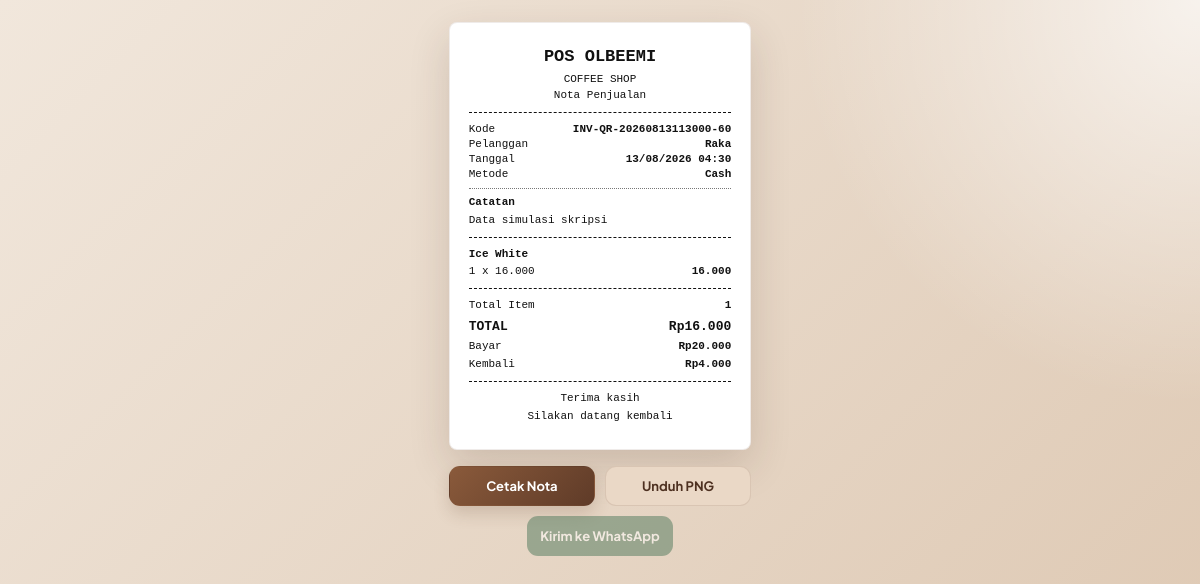
The app's page /transaksi/struk.php?id=63 with its own data.
### tables this page shows
CREATE TABLE `transaksi` (
  `id` int(11) NOT NULL AUTO_INCREMENT,
  `kode_transaksi` varchar(50) NOT NULL,
  `metode_pembayaran` enum('Cash','QRIS') NOT NULL,
  `subtotal` decimal(12,2) NOT NULL DEFAULT 0.00,
  `bayar` decimal(12,2) NOT NULL DEFAULT 0.00,
  `kembalian` decimal(12,2) NOT NULL DEFAULT 0.00,
  `total_profit` decimal(12,2) NOT NULL DEFAULT 0.00,
  `created_at` timestamp NOT NULL DEFAULT current_timestamp(),
  PRIMARY KEY (`id`),
  UNIQUE KEY `kode_transaksi` (`kode_transaksi`)
);

CREATE TABLE `pesanan` (
  `id` int(11) NOT NULL AUTO_INCREMENT,
  `kode_pesanan` varchar(30) NOT NULL,
  `nama_pelanggan` varchar(120) NOT NULL,
  `nomor_wa` varchar(30) DEFAULT NULL,
  `metode_pembayaran` enum('Cash','QRIS') NOT NULL DEFAULT 'Cash',
  `sumber_pesanan` varchar(40) NOT NULL DEFAULT 'QR Menu',
  `catatan` text DEFAULT NULL,
  `status` enum('Menunggu','Diproses','Selesai','Dibatalkan') NOT NULL DEFAULT 'Menunggu',
  `subtotal` decimal(12,2) NOT NULL DEFAULT 0.00,
  `bayar` decimal(12,2) NOT NULL DEFAULT 0.00,
  `kembalian` decimal(12,2) NOT NULL DEFAULT 0.00,
  `transaksi_id` int(11) DEFAULT NULL,
  `selesai_at` datetime DEFAULT NULL,
  `created_at` timestamp NOT NULL DEFAULT current_timestamp(),
  `updated_at` timestamp NOT NULL DEFAULT current_timestamp() ON UPDATE current_timestamp(),
  PRIMARY KEY (`id`),
  UNIQUE KEY `kode_pesanan` (`kode_pesanan`)
);

CREATE TABLE `transaksi_detail` (
  `id` int(11) NOT NULL AUTO_INCREMENT,
  `transaksi_id` int(11) NOT NULL,
  `menu_id` int(11) NOT NULL,
  `nama_menu` varchar(150) NOT NULL,
  `harga_satuan` decimal(12,2) NOT NULL,
  `keuntungan_satuan` decimal(12,2) NOT NULL,
  `qty` int(11) NOT NULL DEFAULT 1,
  `subtotal` decimal(12,2) NOT NULL,
  PRIMARY KEY (`id`),
  KEY `fk_transaksi_detail_transaksi` (`transaksi_id`),
  KEY `fk_transaksi_detail_menu` (`menu_id`),
  CONSTRAINT `fk_transaksi_detail_menu` FOREIGN KEY (`menu_id`) REFERENCES `menu` (`id`) ON DELETE CASCADE,
  CONSTRAINT `fk_transaksi_detail_transaksi` FOREIGN KEY (`transaksi_id`) REFERENCES `transaksi` (`id`) ON DELETE CASCADE
);

### includes/pesanan_transaksi.php (called while the page is built, shortened)
<?php
function syncLegacyKodeTransaksi($conn, $transaksi_id = 0) {
    $transaksi_id = (int) $transaksi_id;
}
?>

### transaksi/struk.php (the view, shortened to what this page needs)
<?php
include '../includes/pesanan_transaksi.php';
$transaksi_id = isset($_GET['id']) ? (int) $_GET['id'] : 0;
$transaksi_query = mysqli_query($conn, "
    SELECT *
    FROM transaksi
    WHERE id = $transaksi_id
");
$transaksi = mysqli_fetch_assoc($transaksi_query);
$pesanan_query = mysqli_query($conn, "
    SELECT nama_pelanggan, nomor_wa, sumber_pesanan, catatan
    FROM pesanan
    WHERE transaksi_id = $transaksi_id
    LIMIT 1
");
$pesanan = $pesanan_query ? mysqli_fetch_assoc($pesanan_query) : null;
$details_query = mysqli_query($conn, "
    SELECT *
    FROM transaksi_detail
    WHERE transaksi_id = $transaksi_id
    ORDER BY id ASC
");
$details = [];
$total_qty = 0;
while ($row = mysqli_fetch_assoc($details_query)) {
    $details[] = $row;
    $total_qty += (int) $row['qty'];
}
function formatNominal($number) {
    return number_format($number, 0, ',', '.');
}
function formatTanggalStruk($date) {
    return date('d/m/Y H:i', strtotime($date ?? date('Y-m-d H:i:s')));
}
function formatNomorWhatsAppStruk($number) {
    $digits = preg_replace('/\D/', '', (string) $number);
    if (strpos($digits, '0') === 0) {
        return '62' . substr($digits, 1);
    }
    return $digits;
}
$nomor_wa = formatNomorWhatsAppStruk($pesanan['nomor_wa'] ?? '');
$is_online_order = $pesanan && ($pesanan['sumber_pesanan'] ?? '') !== 'Kedai';
$has_customer_name = $pesanan
    && trim((string) ($pesanan['nama_pelanggan'] ?? '')) !== ''
    && ($pesanan['nama_pelanggan'] ?? '') !== 'Pelanggan Kedai';
$has_whatsapp_number = $nomor_wa !== '';
$can_send_whatsapp = $pesanan
    && preg_match('/^62\d{8,13}$/', $nomor_wa) === 1;
$nama_pelanggan_wa = trim((string) ($pesanan['nama_pelanggan'] ?? '')) ?: 'Pelanggan';
$catatan_pesanan = trim((string) ($pesanan['catatan'] ?? ''));
?>
<!DOCTYPE html>
<html lang="id">
<head>
</head>
<body>
    <main class="receipt-wrap">
        <section class="receipt">
            <header class="store-header">
                <h1>POS OLBEEMI</h1>
                <p>COFFEE SHOP</p>
                <p>Nota Penjualan</p>
            </header>
            <div class="dash"></div>
            <div class="receipt-row">
                <span>Kode</span>
                <strong><?= htmlspecialchars($transaksi['kode_transaksi']) ?></strong>
            </div>
            <?php if ($is_online_order || $has_customer_name): ?>
                <div class="receipt-row">
                    <span>Pelanggan</span>
                    <strong><?= htmlspecialchars($nama_pelanggan_wa) ?></strong>
                </div>
            <?php endif; ?>
            <div class="receipt-row">
                <span>Tanggal</span>
                <strong><?= formatTanggalStruk($transaksi['created_at'] ?? null) ?></strong>
            </div>
            <div class="receipt-row">
                <span>Metode</span>
                <strong><?= htmlspecialchars($transaksi['metode_pembayaran']) ?></strong>
            </div>
            <?php if ($catatan_pesanan !== ''): ?>
                <div class="receipt-note">
                    <span>Catatan</span>
                    <strong><?= nl2br(htmlspecialchars($catatan_pesanan)) ?></strong>
                </div>
            <?php endif; ?>
            <div class="dash"></div>
            <?php foreach ($details as $detail): ?>
                <div class="item">
                    <div class="item-name">
                        <?= htmlspecialchars($detail['nama_menu']) ?>
                    </div>
                    <div class="item-line">
                        <span>
                            <?= (int) $detail['qty'] ?> x <?= formatNominal($detail['harga_satuan']) ?>
                        </span>
                        <strong><?= formatNominal($detail['subtotal']) ?></strong>
                    </div>
                </div>
            <?php endforeach; ?>
            <div class="dash"></div>
            <div class="summary">
                <div class="receipt-row">
                    <span>Total Item</span>
                    <strong><?= $total_qty ?></strong>
                </div>
                <div class="receipt-row grand-total">
                    <span>TOTAL</span>
                    <strong>Rp<?= formatNominal($transaksi['subtotal']) ?></strong>
                </div>
                <div class="receipt-row">
                    <span>Bayar</span>
                    <strong>Rp<?= formatNominal($transaksi['bayar']) ?></strong>
                </div>
                <div class="receipt-row">
                    <span>Kembali</span>
                    <strong>Rp<?= formatNominal($transaksi['kembalian']) ?></strong>
                </div>
            </div>
            <div class="dash"></div>
            <footer class="footer">
                <p>Terima kasih</p>
                <p>Silakan datang kembali</p>
            </footer>
        </section>
        <div class="receipt-actions">
            <button class="btn btn-print" onclick="window.print()">
                Cetak Nota
            </button>
            <button type="button" class="btn btn-download" id="downloadReceiptBtn" onclick="downloadReceiptPng()">
                Unduh PNG
            </button>
            <?php if ($can_send_whatsapp): ?>
                <button type="button" class="btn btn-whatsapp" id="whatsappReceiptBtn" onclick="openReceiptWhatsApp()" disabled>
                    Kirim ke WhatsApp
                </button>
            <?php elseif ($has_whatsapp_number): ?>
                <button type="button" class="btn btn-whatsapp" disabled title="Nomor WhatsApp pelanggan belum valid">
                    Nomor WA Tidak Valid
                </button>
            <?php endif; ?>
        </div>
    </main>
</body>
</html>

### transaksi/struk.php (style rules this page uses)
* { box-sizing: border-box; }
body { min-height: 100vh; margin: 0; padding: 22px; background: radial-gradient(circle at top right, rgba(255,255,255,0.7), transparent 28%), linear-gradient(135deg, #f1e7dc, #ddc7b1); color: #111; font-family: "Plus Jakarta Sans", sans-serif; }
.receipt-wrap { display: grid; justify-content: center; gap: 16px; }
.receipt { width: 80mm; padding: 6mm 5mm; background: #fff; color: #111; border: 1px solid rgba(95, 59, 40, 0.1); border-radius: 8px; box-shadow: 0 16px 40px rgba(60, 36, 22, 0.16); font-family: "Courier New", Courier, monospace; font-size: 11px; line-height: 1.35; }
.store-header { text-align: center; }
.store-header h1 { margin: 0 0 3px; color: #111; font-family: inherit; font-size: 17px; letter-spacing: 0; }
.store-header p { margin: 2px 0; }
.dash { margin: 9px 0; border-top: 1px dashed #111; }
.receipt-row, .item-line { display: flex; justify-content: space-between; gap: 8px; }
.receipt-row span:first-child, .item-line span { flex: 1; }
.receipt-row strong, .item-line strong { color: #111; font-family: inherit; font-size: inherit; font-weight: 700; text-align: right; white-space: nowrap; }
.receipt-note { margin-top: 6px; padding-top: 6px; border-top: 1px dotted #777; }
.receipt-note span { display: block; margin-bottom: 3px; font-weight: 700; }
.receipt-note strong { display: block; font-family: inherit; font-size: inherit; font-weight: 400; line-height: 1.4; text-align: left; white-space: normal; overflow-wrap: anywhere; }
.item { margin-bottom: 8px; }
.item-name { margin-bottom: 2px; font-weight: 700; word-break: break-word; }
.summary .receipt-row { margin: 3px 0; }
.summary .grand-total { margin-top: 6px; font-size: 13px; font-weight: 700; }
.footer { text-align: center; }
.footer p { margin: 3px 0; }
.receipt-actions { width: 80mm; display: grid; grid-template-columns: 1fr 1fr; gap: 10px; }
.btn { display: inline-flex; align-items: center; justify-content: center; min-height: 40px; padding: 10px 12px; border: none; border: 1px solid transparent; border-radius: 11px; cursor: pointer; font-size: 13px; font-family: inherit; font-weight: 700; text-decoration: none; transition: transform 0.2s ease, box-shadow 0.2s ease; }
.btn-print { background: linear-gradient(135deg, #8a5a3b, #5f3b28); color: #fff; box-shadow: 0 8px 16px rgba(95, 59, 40, 0.18); }
.btn-download { background: #ead8c6; color: #4d3020; border-color: rgba(95, 59, 40, 0.12); }
.btn-whatsapp { grid-column: 1 / -1; justify-self: center; width: calc((100% - 10px) / 2); background: #477456; color: #fff; box-shadow: 0 8px 16px rgba(71, 116, 86, 0.2); }
.btn:disabled { cursor: not-allowed; opacity: 0.48; transform: none; box-shadow: none; }

### records on screen
transaksi: kode_transaksi "INV-QR-20260813113000-60", created_at "13/08/2026 04:30", metode_pembayaran "Cash", subtotal "16.000", bayar "20.000", kembalian "4.000"
pesanan: nama_pelanggan "Raka", catatan "Data simulasi skripsi"
transaksi_detail: nama_menu "Ice White", qty "1", harga_satuan "16.000", subtotal "16.000"

### other values on screen
$total_qty "1"
